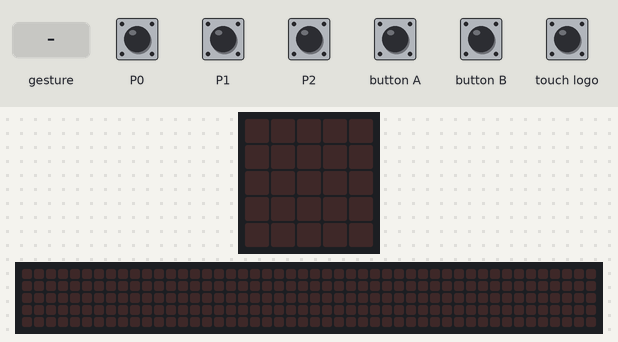
A program run on a simulated BBC micro:bit (MakeCode). Shown: the board's 5×5 LED display, a strip that is not on the board, showing the scrolling text unrolled. The inputs (shaded band) are chosen by the test bench. A tilt is held for 1.5 s and a shake lasts 1 s, then the board lies face up again; the 48×5 strip is a reading aid, not a part: it shows the text the display is scrolling, unrolled, one strip-width of it at a time.

Above: at 1.2 s.
1.3 s: touch pin P0 pressed for 0.15 s
At 2.6 s:
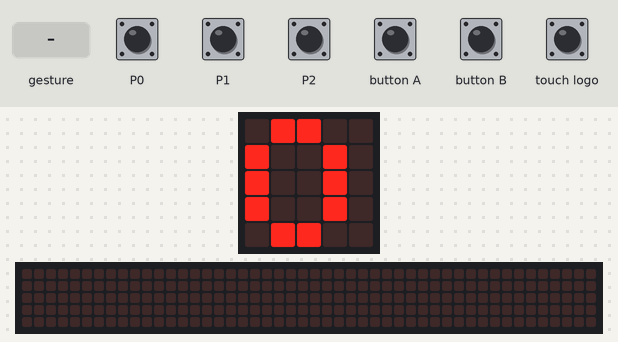
2.9 s: touch pin P2 pressed for 0.15 s
At 3.9 s:
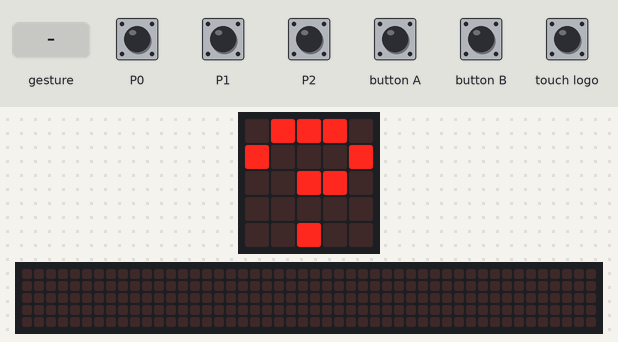
4.5 s: gesture 'screen down'
At 5.7 s:
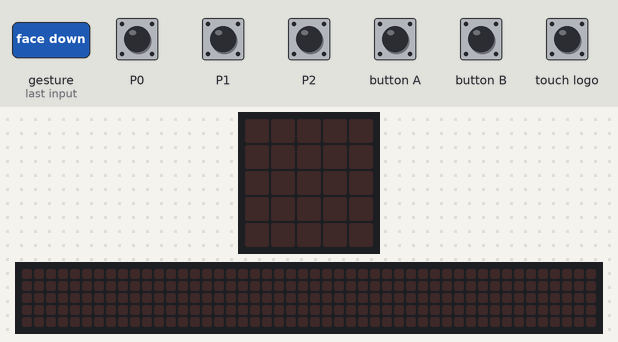
6.1 s: button A pressed for 0.15 s
At 7.4 s:
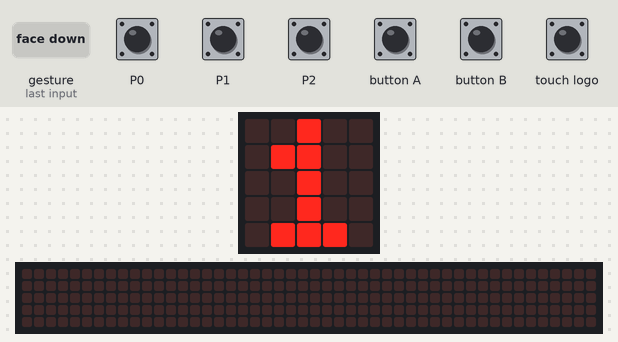
7.7 s: touch pin P0 pressed for 0.15 s
At 10.32 s:
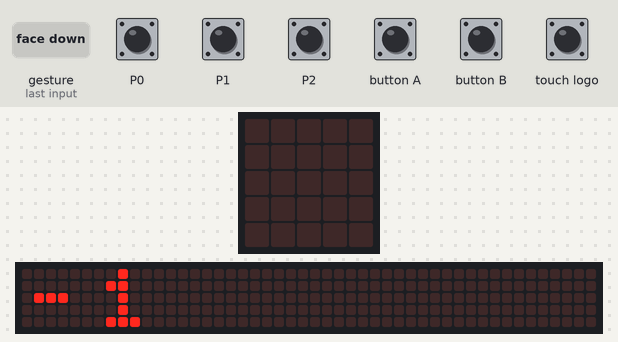
10.7 s: touch pin P1 pressed for 0.15 s
At 12.3 s:
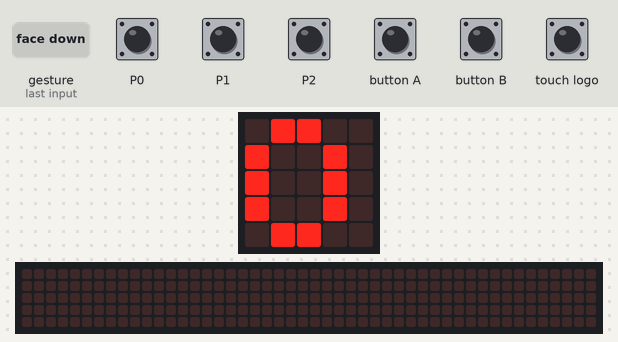
Timing chart, 0 to 13.3 s (numbered marks = the images above; inputs shaded):
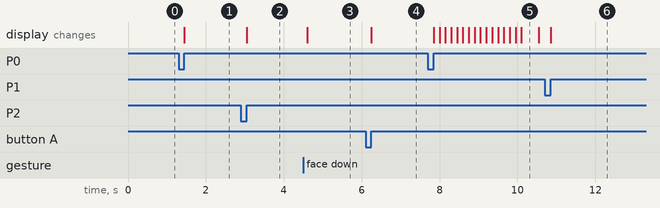

Measured:
- after the input at 1.3 s, the display: changes after 0.15 s (image 1)
- after the input at 2.9 s, the display: changes after 0.15 s (image 2)
- after the input at 4.5 s, the display: changes after 0.10 s (image 3)
- after the input at 6.1 s, the display: changes after 0.15 s (image 4)
- after the input at 7.7 s, the display: first changes after 0.15 s (image 5 shows a later state)
- after the input at 10.7 s, the display: changes after 0.15 s (image 6)
- what the display in image 5 shows lasts 0.5 s, from 10.1 s to 10.6 s

The program:

main.ts
```typescript
let visledek = 0
let cislo = 0
input.onGesture(Gesture.Shake, function () {
    visledek = 0
    cislo = 0
})
input.onPinPressed(TouchPin.P0, function () {
    basic.showNumber(cislo - visledek)
})
input.onButtonPressed(Button.A, function () {
    visledek += 1
    basic.showNumber(visledek)
})
input.onLogoEvent(TouchButtonEvent.Pressed, function () {
    basic.showNumber(cislo + visledek)
})
input.onPinPressed(TouchPin.P2, function () {
    basic.showNumber(cislo / visledek)
})
input.onGesture(Gesture.ScreenDown, function () {
    basic.clearScreen()
})
input.onButtonPressed(Button.B, function () {
    cislo += 1
    basic.showNumber(cislo)
})
input.onPinPressed(TouchPin.P1, function () {
    basic.showNumber(cislo * visledek)
})
```

test.ts
```typescript
// Tady jsou testy. Při použití tohoto balíčku jako rozšíření nebude zkompilováno.
```
